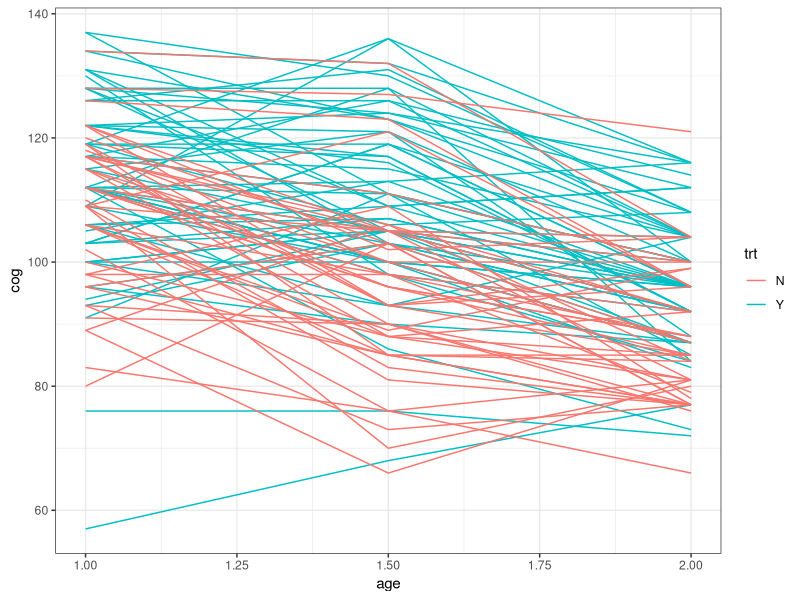

The R source for this figure:
## ---- chunk 1
library(mlmRev)
library(ggplot2); theme_set(theme_bw())
library(nlme)
library(lme4)
library(lmerTest)
library(glmmTMB)
library(broom.mixed)
## ---- chunk 2
ggplot(Early, aes(age, cog, colour = trt)) + geom_line(aes(group = id))
